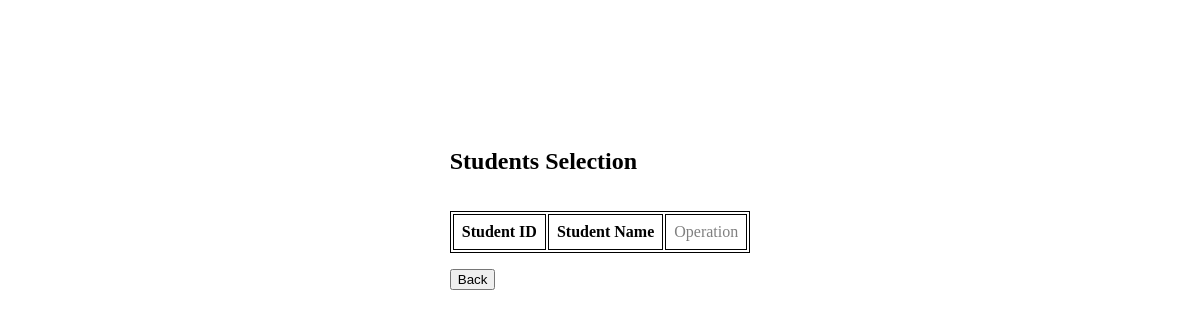
/src/select_phd_student.php, run on an earlier commit of the app's database.
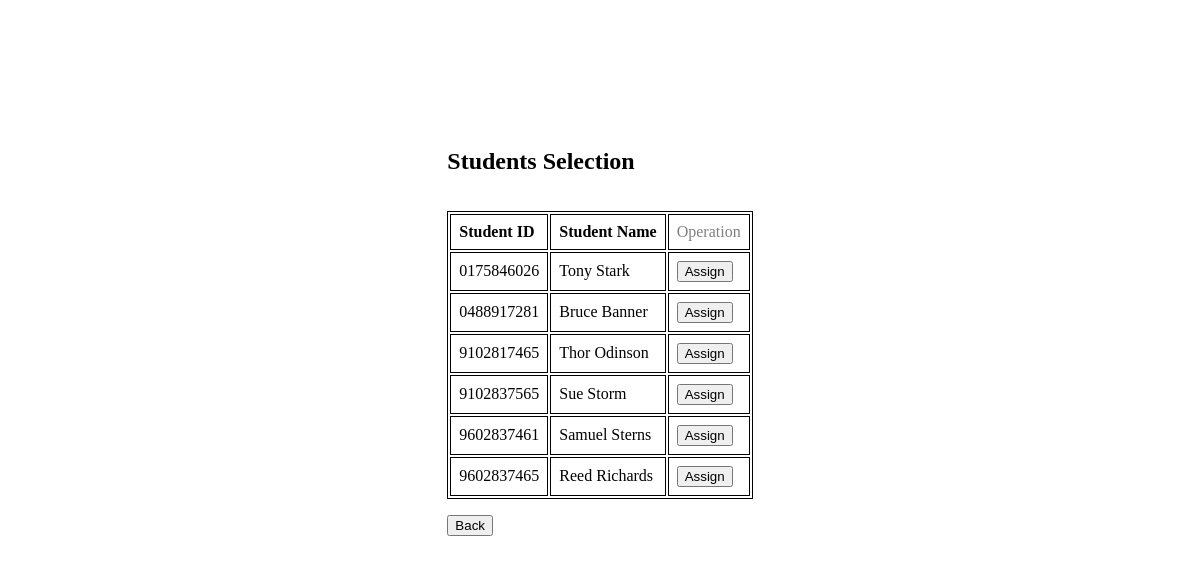
And on a later commit of the database.
### tables this page shows
create table PhD
(
    student_id                varchar(10),
    qualifier                 varchar(30),
    proposal_defence_date     date,
    dissertation_defence_date date,
    primary key (student_id),
    foreign key (student_id) references student (student_id)
        on delete cascade
);

create table student
(
    student_id varchar(10),
    name       varchar(20) not null,
    email      varchar(50) not null,
    dept_name  varchar(100),
    primary key (student_id),
    foreign key (dept_name) references department (dept_name)
        on delete set null
);

### src/common/pdo.php (called while the page is built, shortened)
<?php
function pdo_connect(): PDO
{
    $config = require __DIR__ . '/config.php';
    $database_config = $config['database'];
    $host = $database_config['host'];
    $dbname = $database_config['dbname'];
    $username = $database_config['username'];
    $password = $database_config['password'];
    return new PDO(
        "mysql:host=$host;dbname=$dbname;charset=utf8mb4",
        $username,
        $password,
        [
            PDO::ATTR_ERRMODE => PDO::ERRMODE_EXCEPTION,
            PDO::ATTR_DEFAULT_FETCH_MODE => PDO::FETCH_ASSOC,
            PDO::ATTR_EMULATE_PREPARES => false
        ]
    );
}
function pdo_instance(bool $original = false): PDO|null
{
    static $pdo;
    if ($original) {
        return $pdo;
    }
    if (!$pdo) {
        $pdo = pdo_connect();
    }
    return $pdo;
}
function execute(PDOStatement $stmt, array $params = []): bool
{
    return $stmt->execute();
}

### src/service/student.php (called while the page is built, shortened)
<?php
require_once __DIR__ . '/../minimal.php';
function get_all_phd(): array
{
    $stmt = pdo_instance()->prepare(
        "
            SELECT * FROM PhD
            JOIN student ON student.student_id = phd.student_id
        "
    );
    execute($stmt);
    return $stmt->fetchAll();
}

### src/minimal.php (called while the page is built, shortened)
<?php
require_once __DIR__ . '/common/pdo.php';
function build_url(string $url, array $params = []): string
{
    $query_string = $params ? '?' . http_build_query($params, '', '&') : '';
    return $url . $query_string;
}

### src/select_phd_student.php (the view, shortened to what this page needs)
<?php
require_once 'minimal.php';
$phd_students = get_all_phd();
function get_edit_url(string $student_id): string
{
    return build_url(Page::SELECT_TA_SECTION, [
        'student_id' => $student_id,
    ]);
}
?>
<html lang="en">
<head>
</head>
<body style="height: 100%;">
<div style="display: flex; justify-content: center; margin-top: 16vh;">
  <div style="display: flex; flex-direction: column; gap: 1rem;">
    <h2>Students Selection</h2>
    <table style="width: 100%;">
      <tr style="font-weight: bold;">
        <td>Student ID</td>
        <td>Student Name</td>
        <td style="font-weight: normal; color: gray;">Operation</td>
      </tr>
        <?php foreach ($phd_students as $student): ?>
          <tr>
            <td><?= $student['student_id'] ?></td>
            <td><?= $student['name'] ?></td>
            <td>
              <a href="<?= get_edit_url($student['student_id']) ?>">
                <button>Assign</button>
              </a>
            </td>
          </tr>
        <?php endforeach ?>
    </table>
    <div style="display: flex; gap: 0.5rem;">
        <a href="<?= Page::ADMIN ?>">
            <button type="button">Back</button>
        </a>
    </div>
  </div>
</div>
</body>
</html>

### src/select_phd_student.php (style rules this page uses)
table, th, td { border: 1px solid black; }
th, td { padding: 0.5rem; }

What changed in the data, as far as the page shows it:
added phd: student_id.student_id "0175846026", student_id.name "Tony Stark"
added phd: student_id.student_id "0488917281", student_id.name "Bruce Banner"
added phd: student_id.student_id "9102817465", student_id.name "Thor Odinson"
added phd: student_id.student_id "9102837565", student_id.name "Sue Storm"
added phd: student_id.student_id "9602837461", student_id.name "Samuel Sterns"
added phd: student_id.student_id "9602837465", student_id.name "Reed Richards"
